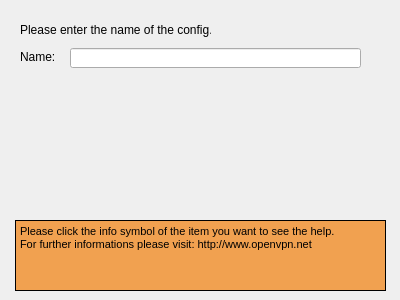
<?xml version="1.0" encoding="UTF-8"?>
<ui version="4.0">
 <class>GeneralPage</class>
 <widget class="QWizardPage" name="GeneralPage">
  <property name="geometry">
   <rect>
    <x>0</x>
    <y>0</y>
    <width>400</width>
    <height>300</height>
   </rect>
  </property>
  <property name="windowTitle">
   <string>WizardPage</string>
  </property>
  <property name="title">
   <string>General Settings</string>
  </property>
  <property name="subTitle">
   <string>Specify the name of the config file which should create.</string>
  </property>
  <widget class="QLabel" name="lblConfigName">
   <property name="geometry">
    <rect>
     <x>20</x>
     <y>20</y>
     <width>191</width>
     <height>20</height>
    </rect>
   </property>
   <property name="text">
    <string>Please enter the name of the config.</string>
   </property>
  </widget>
  <widget class="QLabel" name="label">
   <property name="geometry">
    <rect>
     <x>20</x>
     <y>50</y>
     <width>46</width>
     <height>14</height>
    </rect>
   </property>
   <property name="text">
    <string>Name:</string>
   </property>
  </widget>
  <widget class="QLineEdit" name="txtConfigName">
   <property name="geometry">
    <rect>
     <x>70</x>
     <y>48</y>
     <width>291</width>
     <height>20</height>
    </rect>
   </property>
  </widget>
  <widget class="QPushButton" name="cmdInfoName">
   <property name="geometry">
    <rect>
     <x>364</x>
     <y>50</y>
     <width>16</width>
     <height>16</height>
    </rect>
   </property>
   <property name="text">
    <string/>
   </property>
   <property name="icon">
    <iconset>
     <normaloff>:/images/info.svg</normaloff>:/images/info.svg</iconset>
   </property>
   <property name="flat">
    <bool>true</bool>
   </property>
  </widget>
  <widget class="QTextEdit" name="memHelp">
   <property name="geometry">
    <rect>
     <x>15</x>
     <y>220</y>
     <width>371</width>
     <height>71</height>
    </rect>
   </property>
   <property name="contextMenuPolicy">
    <enum>Qt::NoContextMenu</enum>
   </property>
   <property name="styleSheet">
    <string notr="true">background-color: rgb(241, 161, 80);</string>
   </property>
   <property name="frameShape">
    <enum>QFrame::Box</enum>
   </property>
   <property name="frameShadow">
    <enum>QFrame::Plain</enum>
   </property>
   <property name="readOnly">
    <bool>true</bool>
   </property>
   <property name="html">
    <string>&lt;!DOCTYPE HTML PUBLIC &quot;-//W3C//DTD HTML 4.0//EN&quot; &quot;http://www.w3.org/TR/REC-html40/strict.dtd&quot;&gt;
&lt;html&gt;&lt;head&gt;&lt;meta name=&quot;qrichtext&quot; content=&quot;1&quot; /&gt;&lt;style type=&quot;text/css&quot;&gt;
p, li { white-space: pre-wrap; }
&lt;/style&gt;&lt;/head&gt;&lt;body style=&quot; font-family:'MS Shell Dlg 2'; font-size:8.25pt; font-weight:400; font-style:normal;&quot;&gt;
&lt;p style=&quot; margin-top:0px; margin-bottom:0px; margin-left:0px; margin-right:0px; -qt-block-indent:0; text-indent:0px;&quot;&gt;&lt;span style=&quot; font-size:8pt;&quot;&gt;Please click the info symbol of the item you want to see the help. &lt;/span&gt;&lt;/p&gt;
&lt;p style=&quot; margin-top:0px; margin-bottom:0px; margin-left:0px; margin-right:0px; -qt-block-indent:0; text-indent:0px;&quot;&gt;&lt;span style=&quot; font-size:8pt;&quot;&gt;For further informations please visit: http://www.openvpn.net&lt;/span&gt;&lt;/p&gt;&lt;/body&gt;&lt;/html&gt;</string>
   </property>
  </widget>
 </widget>
 <resources/>
 <connections/>
</ui>
